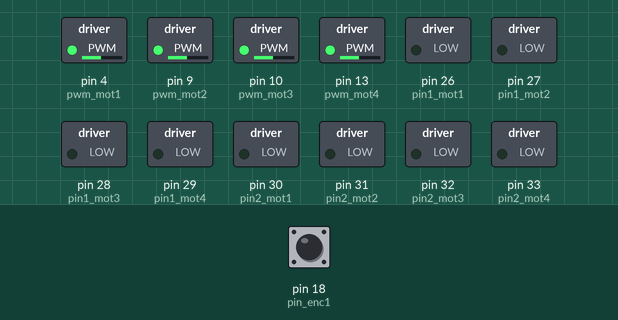
Recording of a sketch running on a simulated Arduino Mega 2560, built with avr-gcc and run on an emulated ATmega2560. On the bench: switched loads named in the sketch (green lamp = pin HIGH). The inputs (shaded band) are chosen by the test bench; at power-on: pin 18 (pin_enc1) HIGH. What the sketch prints to the serial monitor is not drawn.

Above: at 0.1 s.
At 1.2 s:
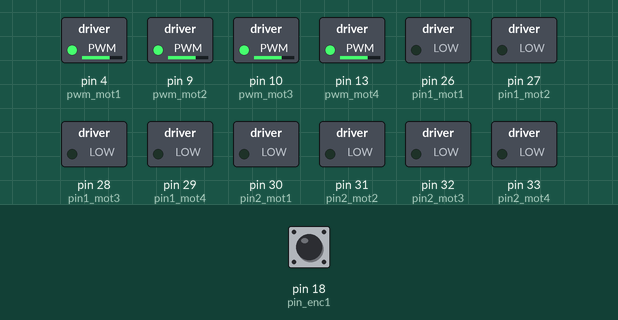
1.3 s: pin 18 (pin_enc1) pulled LOW for 0.15 s
At 2.0 s:
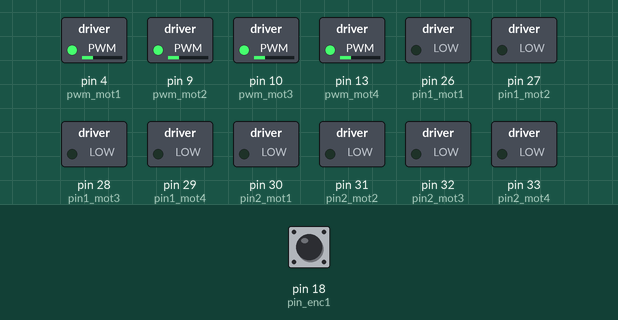
Timing chart, 0 to 35.3 s (numbered marks = the images above; inputs shaded):
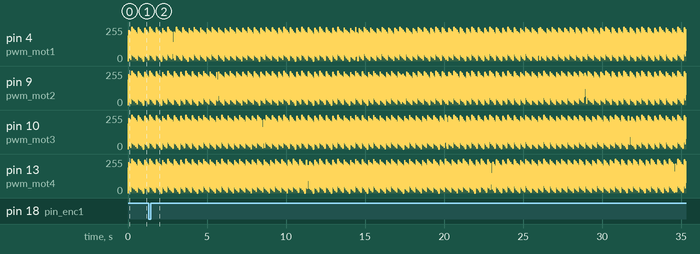

The sketch:

PID_timer_compare_pulsein.ino
```cpp
/*Ce code utilise le timer 5 afin de calculer les pwm à envoyer aux moteurs à des intervaux réguliers (100Hz).
 * Pour s'y faire, je règle la fréquence du compteur 5 à 65.5KHz et j'enable le output compare interrupt avec
 * le output compare register à 655. Dans la boucle, l'arduino ne fait que lire la fréquence des quatres signaux
 * en boucle et les mettre dans des tableaux. Une fois dans l'ISR (chaque 0.01s), l'arduino fait la moyenne des
 * cinq dernières fréquences et prend celle-ci pour calculer le pwm à appliquer à chacune des pins. Il resterait
 * quelques changements à faire. Premieèrement, il ne faudrait pas que l'arduino fasse de moyenne sur cinq valeurs
 * en régime transitoire, car à basse fréquence, l'arduino ne pourra pas prendre cinq échantillons de fréquences. Aussi,
 * la fréquence montant relativement rapidement (constante de temps de 0.2s), il faut prendre en considération seulement
 * la dernière fréquence mesurée sinon il va toujours sous estiméer la fréquence en régime transitoire. En régime permanent,
 * le moyenne serait une bonne chose par contre, car il stabilise la fréquence qui est mesurée. Il faudrait faire des struct
 * ou des classes pour conserver les numéros es pins des moteurs et mettre une méthode avance et recule pour chaque moteur.
 * Pour qu'un moteur avance, il faut mettre la pin1 à HIGH et la pin 2 à LOW. Pour que l'auto avance, il faut mettre le moteur
 * 1 vers l'avant et le moteur 3 vers l'arrière etc... Il faudrait aussi éviter de mesurer les quatres fréquences quand seulement
 * deux moteurs doivent avancer, car la fonction pulseIn relève un peu du pooling et ralentirait la lecture des autres fréquences.
 * Une autre bonne amélioration serait de lire les quatres fréquences avec des interrupts au lieu de la fonction pulseIn, il faudrait
 * utiliser un compteur au lieu de la fonction micros, car le compteur pour la fonction micros est utilisé par une
 * pin pwm. Cependant, vu qu'en régime permanant la fréqeunce lue devrait être dans les environs de 1000Hz, la fonction pulsIn
 * permet de lire les quatres fréquence en moins de 0.01 secondes (donc plus de 20 fois plus rapidement que la constante de
 * temps des moteurs) et semble suffisante.
*/

#include "defines.h"


//////////////////////////////////////////////////////////////////////////////////////////////////////
//                                            Setup
//////////////////////////////////////////////////////////////////////////////////////////////////////

void setup() {

  //Setting pin modes
  pinMode(pin_enc1, INPUT_PULLUP);
  pinMode(pin_enc2, INPUT_PULLUP);
  pinMode(pin_enc3, INPUT_PULLUP);
  pinMode(pin_enc4, INPUT_PULLUP);
  pinMode(pwm_mot1, OUTPUT);
  pinMode(pwm_mot2, OUTPUT);
  pinMode(pwm_mot3, OUTPUT);
  pinMode(pwm_mot4, OUTPUT);
  pinMode(pin1_mot1, OUTPUT);
  pinMode(pin1_mot2, OUTPUT);
  pinMode(pin1_mot3, OUTPUT);
  pinMode(pin1_mot4, OUTPUT);
  pinMode(pin2_mot1, OUTPUT);
  pinMode(pin2_mot2, OUTPUT);
  pinMode(pin2_mot3, OUTPUT);
  pinMode(pin2_mot4, OUTPUT);

  //Writing PWM
  analogWrite(pwm_mot1, 100);
  analogWrite(pwm_mot2, 100);
  analogWrite(pwm_mot3, 100);
  analogWrite(pwm_mot4, 100);

  //t5_compare calculation
  t5_compare = 655;

  //Setting serial communication
  Serial.begin(9600);

  //Setting the clock speed of timer 5 to 65.5kHz (/256)
  TCCR5B &= ~(1 << CS50);
  TCCR5B &= ~(1 << CS51);
  TCCR5B |= (1 << CS52);

  //Setting timer 5
  TCCR5A = 0; //Clearing the counter settings
  OCR5A = t5_compare; //setting output compare register
  TIMSK5 |= (1 << OCIE5A); //Enable output compare interrupt

  //Setting the timer 5 to 0
  TCNT5 = 0;

  sei(); //Enable global interrupts
}

//////////////////////////////////////////////////////////////////////////////////////////////////////
//                                            Loop
//////////////////////////////////////////////////////////////////////////////////////////////////////
void loop() {

  //Measure frequencys
  for (int f = 0 ; f<nbSampleAveraging; f++)
  {
      lastSpeed1[f] = 1000000/(2*pulseIn(pin_enc1, HIGH, pulseInTimeout));
      lastSpeed2[f] = 1000000/(2*pulseIn(pin_enc2, HIGH, pulseInTimeout));
      lastSpeed3[f] = 1000000/(2*pulseIn(pin_enc3, HIGH, pulseInTimeout));
      lastSpeed4[f] = 1000000/(2*pulseIn(pin_enc4, HIGH, pulseInTimeout));
  }

}

//////////////////////////////////////////////////////////////////////////////////////////////////////
//                                            ISR
//////////////////////////////////////////////////////////////////////////////////////////////////////

ISR(TIMER5_COMPA_vect)
/*Ceci est l'ISR du timer compare interrupt. Ici, le PID est calculé et les pwm sont updatés*/
{
    //Resseting timer for next interrupt
    TCNT5 = 0;

    //disable timer compare interrupt (par sécurité)
    TIMSK5 &= ~(1 << OCIE5A);

    //Measuring frequency and averaging
    speed1 = 0;
    speed2 = 0;
    speed3 = 0;
    speed4 = 0;
    for (int k = 0; k<nbSampleAveraging; k++)
    {
        speed1 += lastSpeed1[k];
        speed2 += lastSpeed2[k];
        speed3 += lastSpeed3[k];
        speed4 += lastSpeed4[k];
    }
    speed1 = speed1/nbSampleAveraging;
    speed2 = speed2/nbSampleAveraging;
    speed3 = speed3/nbSampleAveraging;
    speed4 = speed4/nbSampleAveraging;

    Serial.println(String(speed1) + "   " + String(speed2) + "    " + String(speed3) + "    " + String(speed4)); //TODO : à enlever pour debbug

    //Calculation of the PID
    error1 = command - speed1;
    error2 = command - speed2;
    error3 = command - speed3;
    error4 = command - speed4;
    integrateError1 += (float) error1*0.1; //TODO : Dernière chose que j'ai changé si ça marche pas
    integrateError2 += (float) error2*0.1;
    integrateError3 += (float) error3*0.1;
    integrateError4 += (float) error4*0.1;

    //Updating pwm values
    analogWrite(pwm_mot1, P*error1 + I*integrateError1); //TODO : changer la fréquence des PWM
    analogWrite(pwm_mot2, P*error2 + I*integrateError2);
    analogWrite(pwm_mot3, P*error3 + I*integrateError3);
    analogWrite(pwm_mot4, P*error4 + I*integrateError4);


    //Enable timer compare interrupt
    TIMSK5 |= (1 << OCIE5A);

}
```

defines.h
```cpp
//Interruts pins for encoder
#define pin_enc1 18
#define pin_enc2 19
#define pin_enc3 20
#define pin_enc4 21

//pwm pins for motors
#define pwm_mot1 4
#define pwm_mot2 9
#define pwm_mot3 10
#define pwm_mot4 13

//pins for motor direction
#define pin1_mot1 26
#define pin1_mot2 27
#define pin1_mot3 28
#define pin1_mot4 29
#define pin2_mot1 30
#define pin2_mot2 31
#define pin2_mot3 32
#define pin2_mot4 33

//Averaging
#define nbSampleAveraging 5

//Global variables
long int t5_compare;
volatile long int speed1;
volatile long int speed2;
volatile long int speed3;
volatile long int speed4;
volatile float integrateError1;
volatile float integrateError2;
volatile float integrateError3;
volatile float integrateError4;
volatile long int lastSpeed1[nbSampleAveraging];
volatile long int lastSpeed2[nbSampleAveraging];
volatile long int lastSpeed3[nbSampleAveraging];
volatile long int lastSpeed4[nbSampleAveraging];
unsigned long pulseInTimeout = 100000;

//Motors PID values
#define P 1
#define I 2
#define command 500

//For PID calculs
volatile float error1;
volatile float error2;
volatile float error3;
volatile float error4;
```
